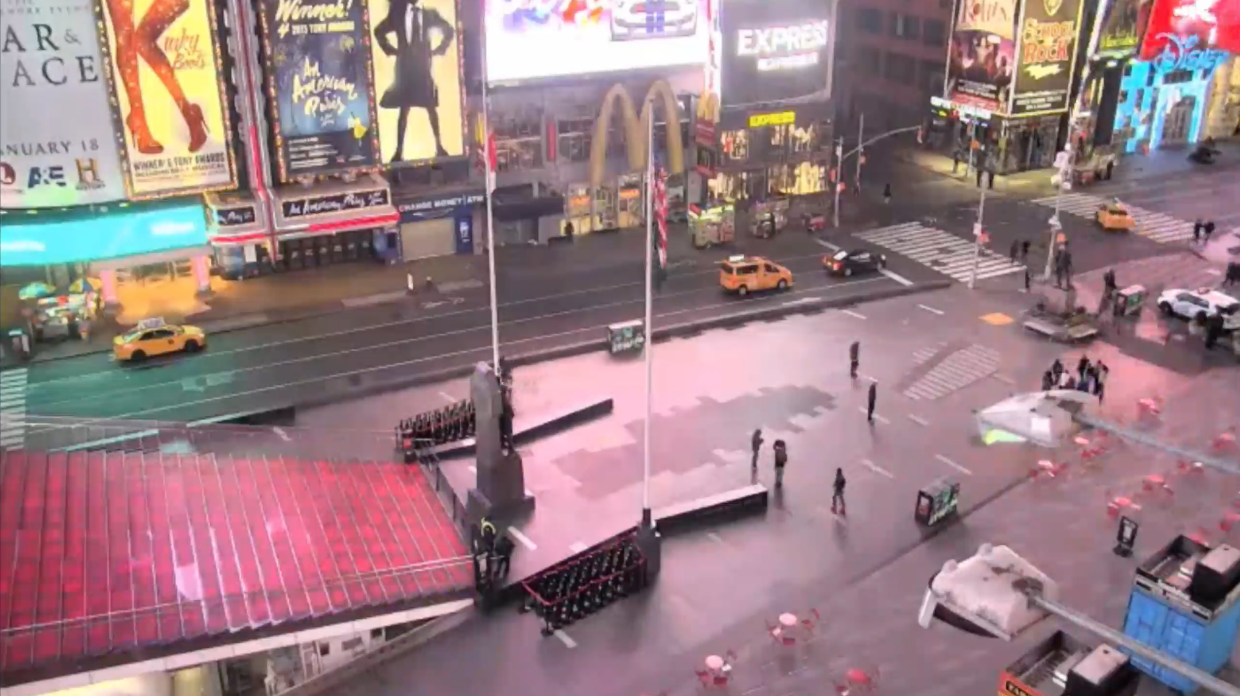
#> input picture OrthoRectification/Camera/cam1.png, 2480 x 1392 px (shown at 1/2 size)
$ python GetPoints.py
#> lines starting #> are read from the running program, lines starting #| are printed output that depends on the picture
import cv2
import imutils
import numpy as np

pts_one = []
pts_two = []

getPointsOne = True
getPointsTwo = False

totalPointsRequired = 8

def get_points(event, x, y, flags, param):
	global getPointsOne
	global getPointsTwo
	global pts_one
	global pts_two
	global totalPointsRequired

	if(event == cv2.EVENT_LBUTTONDOWN):
		if(getPointsOne):
			print("Getting points on 1")
			pts_one.append((x, y))
			if(len(pts_one) == totalPointsRequired):
				getPointsOne = False
				getPointsTwo = True
			return

		if(getPointsTwo):
			print("Getting points on 2")
			pts_two.append((x, y))
			if(len(pts_two) == totalPointsRequired):
				getPointsOne = False
				getPointsTwo = False
			return


image1 = cv2.imread("Camera/cam1.png")
#> image1 is the input picture: shape (1392, 2480, 3); mean B, G, R 131.4, 125.4, 154.1
image1 = imutils.resize(image1, width=800)
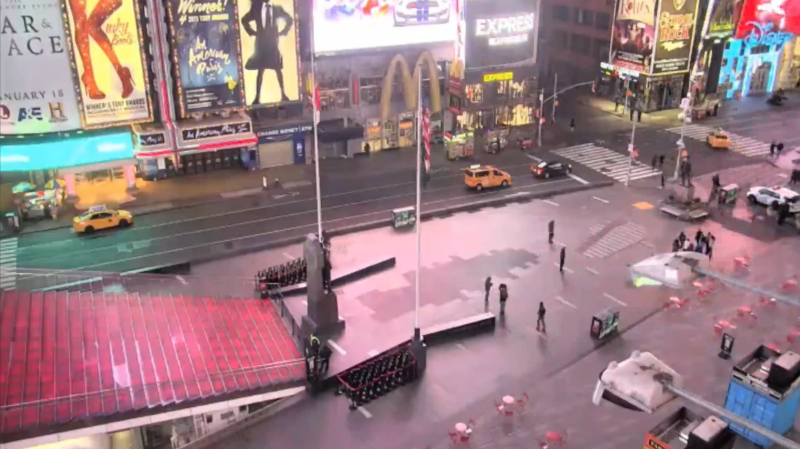
#> image1: shape (449, 800, 3); mean B, G, R 131.4, 125.4, 154.1
image2 = cv2.imread("Google/cam1-1.png")
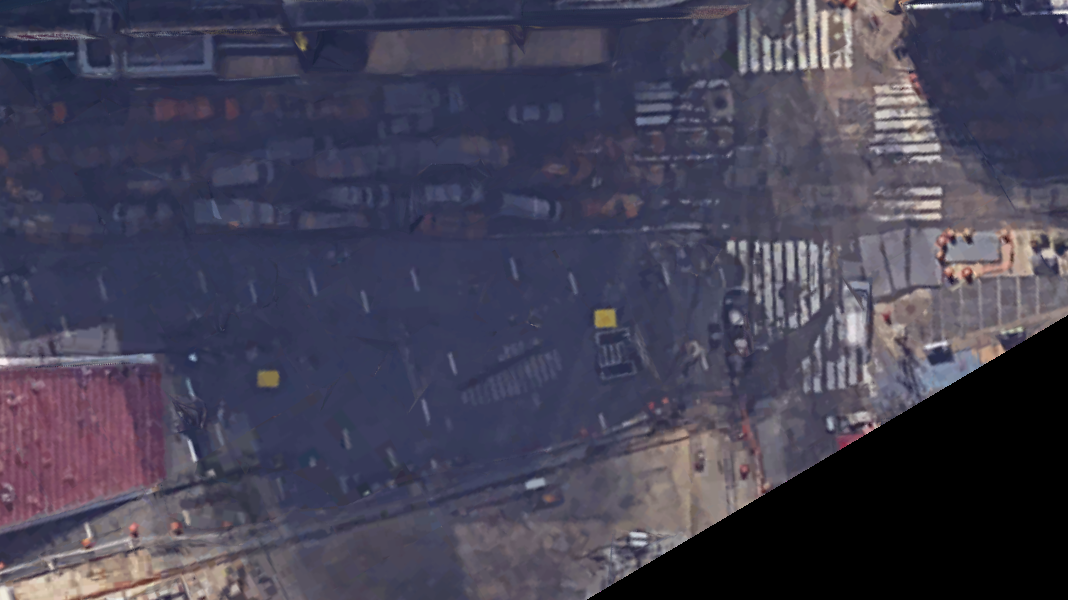
#> input picture OrthoRectification/Google/cam1-1.png, 1068 x 600 px
#> image2 is the input picture: shape (600, 1068, 3); mean B, G, R 84.2, 65.9, 68
image2 = imutils.resize(image2, width=800)
#> image2: shape (449, 800, 3)

cv2.namedWindow("Input window1")
cv2.setMouseCallback("Input window1", get_points)


while True:
	if(getPointsOne):
		cv2.imshow("Input window1", image1)
		c = cv2.waitKey(1)
#> (key Esc is pressed here)
		if(c==1):
			break
	elif(getPointsTwo):
		cv2.imshow("Input window1", image2)
		c = cv2.waitKey(1)
		if(c==1):
			break
	else:
		break

cv2.destroyAllWindows()


fromPts = np.array(pts_one)
toPts = np.array(pts_two)

H, matches = cv2.findHomography(fromPts,toPts, cv2.RANSAC)
result = cv2.warpPerspective(image1, H,(1000, 1000))
cv2.imshow("Result", result)
cv2.waitKey(0)
